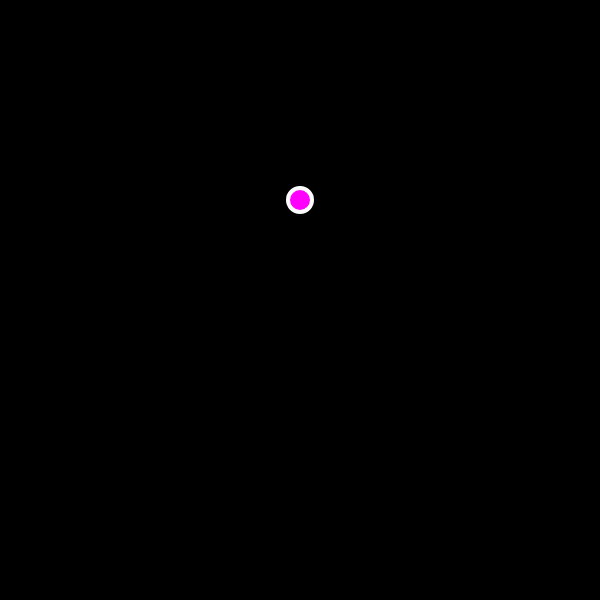
Frame 1 (no input)
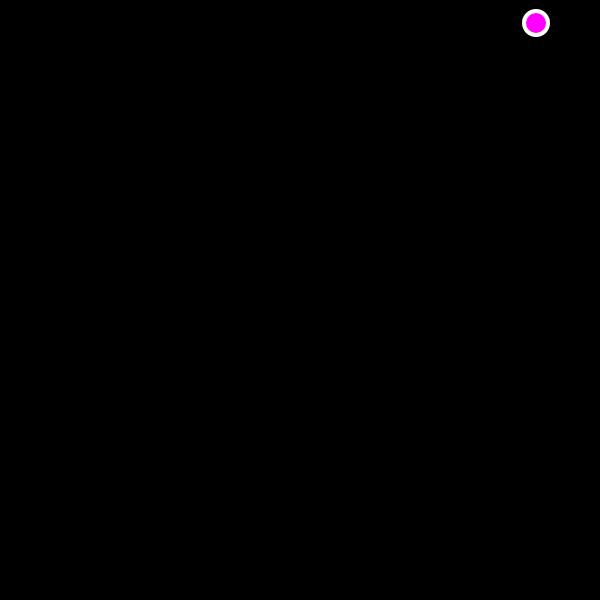
Frame 60 (no input)
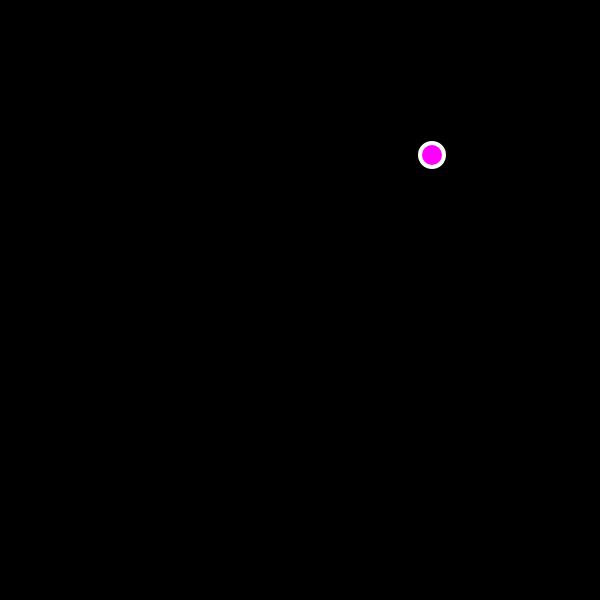
Frame 120 (the mouse pressed at the canvas centre since frame 60)

The p5.js sketch that drew these frames (run headless with seeded random() and noise() and a simulated clock; from frame 60 on, the mouse is pressed at the canvas centre):

// p5.js sketch
// ── sketch.js
let bubble;

function setup() {
  createCanvas(600, 600);
  bubble = new Ball(48);
}


function draw() {
  background(0);
  bubble.display();
  bubble.bounce();
  bubble.move();
}











/**
05 may 2019

first day

fast rust removal continued

which subjets recovered:

15) classes
16) constructor arguments
17) js files


**/

// ── ball.js
class Ball  {

  constructor(diameter) {
    this.x = 300;
    this.y = 200,
    this.xspeed = 4;
    this.yspeed = -3;
    this.r = diameter /2 ;
  }

  move() {
    this.x += this.xspeed;
    this.y += this.yspeed;
  }

  bounce() {
    if (this.x > width || this.x < 0) {
      this.xspeed = -this.xspeed;
    }
    if (this.y > height || this.y < 0) {
      this.yspeed = -this.yspeed;
    }
  }

  display() {
    stroke(255);
    strokeWeight(4);
    // noFill();
    fill(255, 0, 255);
    ellipse(this.x, this.y, this.r);

  }


}
